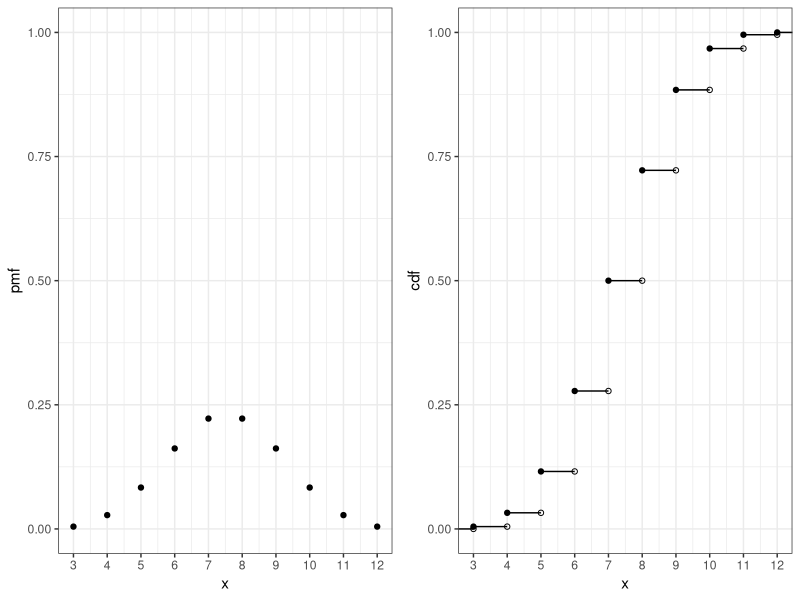
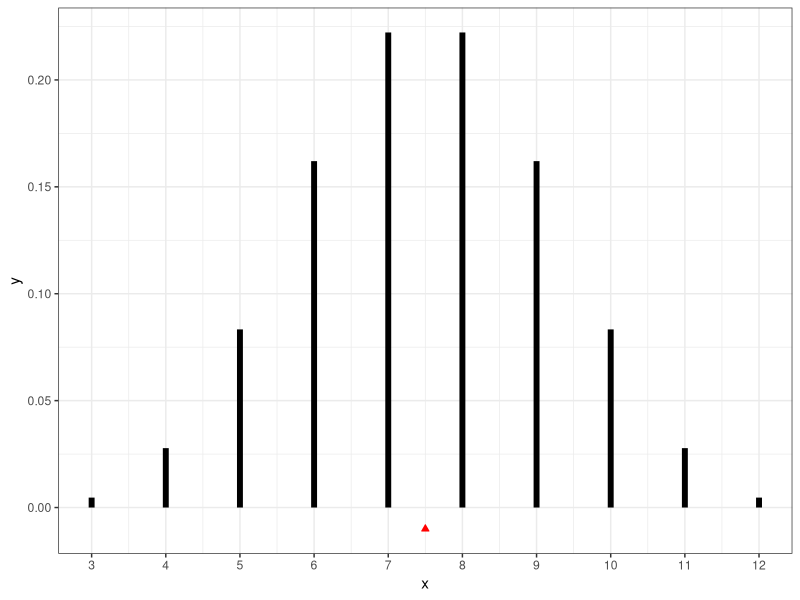
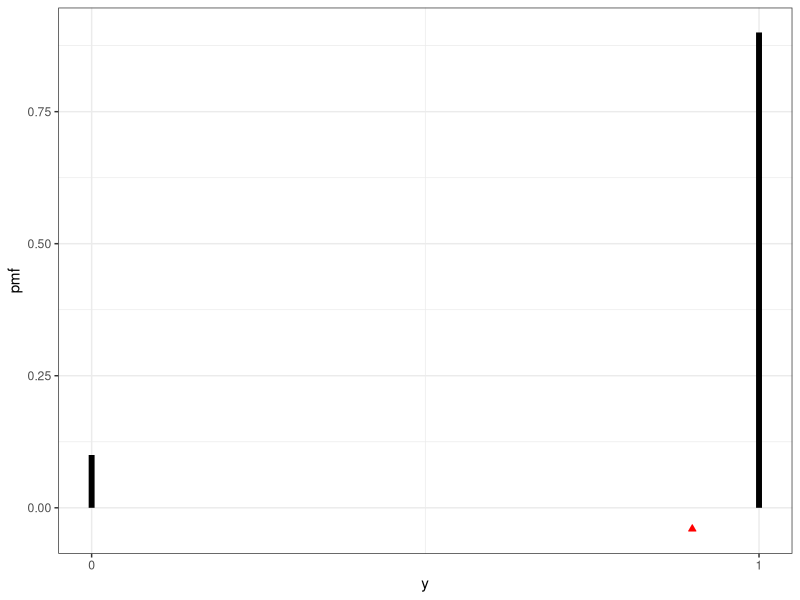
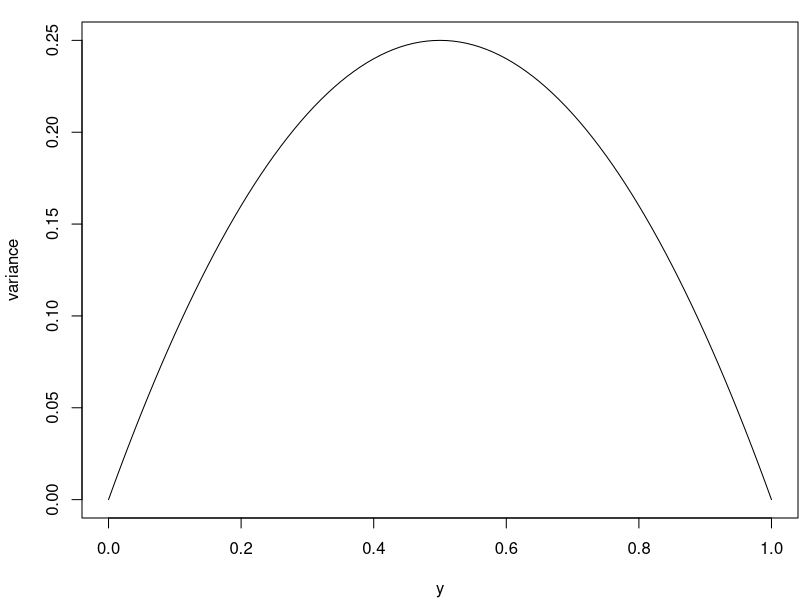
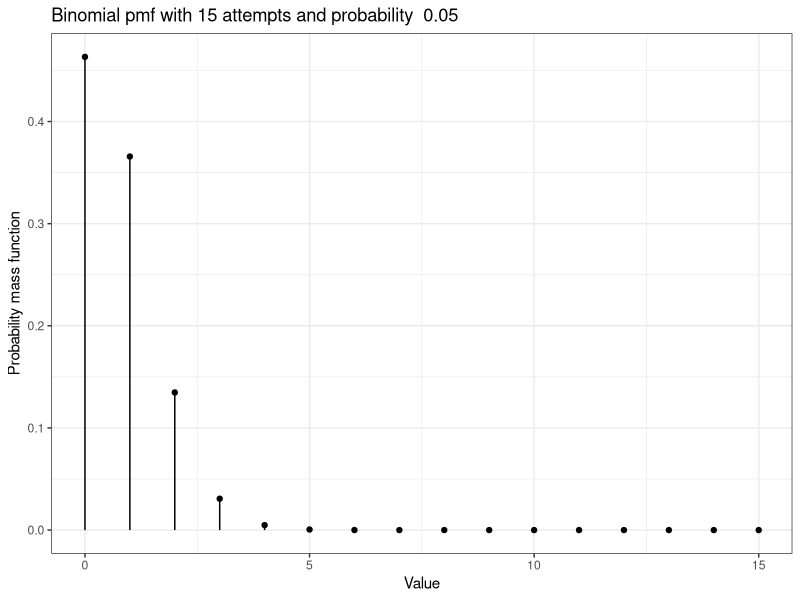
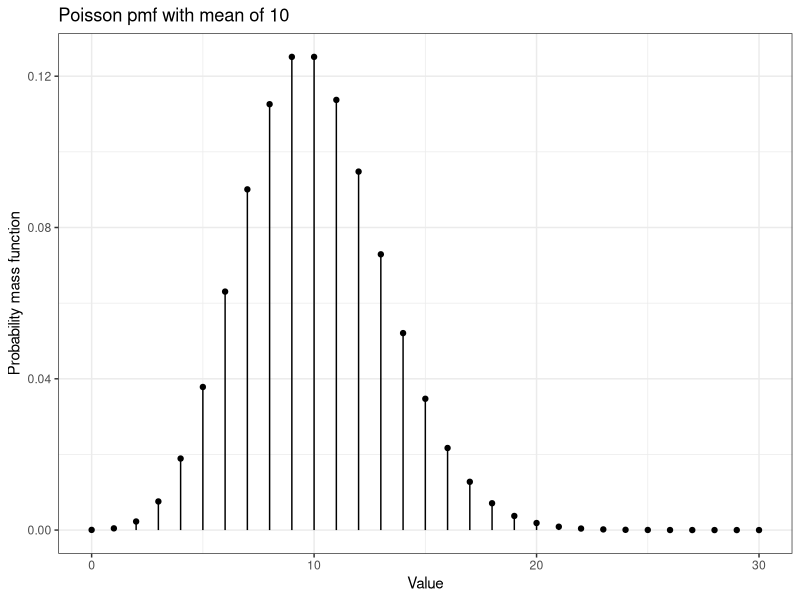
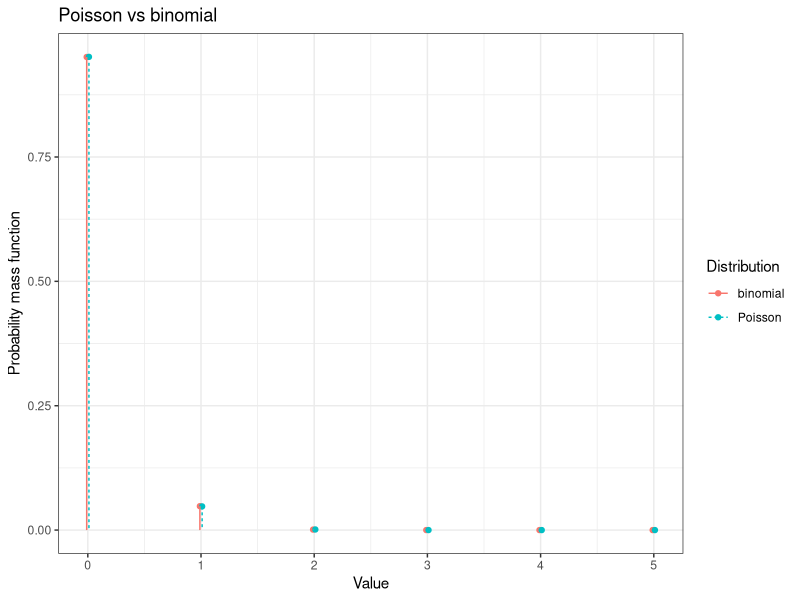

R code for these plots, in order:
## ----libraries, message=FALSE, warning=FALSE, cache=FALSE-------------------------------------------------------------
library(tidyverse)
library(gridExtra)


## ----set_seed---------------------------------------------------------------------------------------------------------
set.seed(2)


## ----dragonwood, echo=TRUE, tidy=FALSE--------------------------------------------------------------------------------
# Three dice
die   = c(1,2,2,3,3,4)
rolls = expand.grid(die1 = die, die2 = die, die3 = die)
sum   = rowSums(rolls); tsum = table(sum)
dragonwood3 = data.frame(x   = as.numeric(names(tsum)),
                         pmf = as.numeric(table(sum)/length(sum))) %>%
	mutate(cdf = cumsum(pmf))


## ----dragonwood_probability_table, dependson='dragonwood', echo = FALSE-----------------------------------------------
knitr::kable(dragonwood3, col.names = c("$x$","$P(X=x)$","$P(X\\le x)$"),
             escape = FALSE,
             digits = c(0,3,3), "latex")


## ----dragonwood_plots, dependson='dragonwood', fig.width=9------------------------------------------------------------
g_pmf = ggplot(dragonwood3, aes(x=x, y=pmf)) +
	geom_point() +
	scale_x_continuous(breaks=3:12) +
	ylim(0,1) +
  theme_bw()

# set  up cdf plot
cdf = bind_rows(data.frame(x=2,pmf=0,cdf=0), dragonwood3) %>%
	mutate(xend = c(x[-1],13))


g_cdf = ggplot(cdf, aes(x=x, y=cdf, xend=xend, yend=cdf)) +
	#      geom_vline(aes(xintercept=x), linetype=2, color="grey") +
	geom_point() +  # Solid points to left
	geom_point(aes(x=xend, y=cdf), shape=1) +  # Open points to right
	geom_segment() +
	scale_x_continuous(breaks=3:12) +
	coord_cartesian(xlim=c(3,12)) +
  theme_bw()

grid.arrange(g_pmf,g_cdf, nrow=1)


## ----dragonwood_expectation, dependson='dragonwood', echo=TRUE--------------------------------------------------------
expectation = with(dragonwood3, sum(x*pmf))
expectation


## ----dragonwood_center_of_gravity, dependson='dragonwood_expectation', fig.height=2-----------------------------------
ggplot(dragonwood3 %>% mutate(y=0), aes(x=x, xend=x, y=y, yend=pmf)) +
	geom_segment(linewidth = 2) +
  geom_point(data = data.frame(x=7.5,y=-0.01,pmf=0), aes(x,y), shape=24, color='red', fill='red') +
	scale_x_continuous(breaks=3:12) +
  theme_bw()


## ----biased_coin, fig.height=3, fig.width = 8, out.width = "0.6\\textwidth", fig.align="left"-------------------------
d = data.frame(x=c(0,1), pmf=c(0.1,0.9))

ggplot(d %>% mutate(y=0), aes(x=x, xend=x, y=y, yend=pmf)) +
	geom_segment(linewidth = 2) +
  geom_point(data = data.frame(x=0.9,y=-0.04,pmf=0), aes(x,y), shape=24, color='red', fill='red') +
	scale_x_continuous(breaks=0:1) +
	labs(x='y', y='pmf') +
  theme_bw()


## ----dragonwood_variance, dependson='dragonwood_expectation', echo=TRUE-----------------------------------------------
variance = with(dragonwood3, sum((x-expectation)^2*pmf))
variance


## ----dragonwood_standard_deviation, dependson='dragonwood_variance', echo=TRUE----------------------------------------
sqrt(variance)


## ----biased_coin_variance, fig.height=3, fig.width = 8, out.width="0.6\\textwidth", fig.align="left"------------------
opar = par(mar=c(4,4,1,0)+.1)
variance = function(p) p*(1-p)
curve(variance, xlab='y', ylab='variance')
par(opar)


## ----binomial_pmf-----------------------------------------------------------------------------------------------------
n = 15
p = 0.05
d <- data.frame(x = 0:n) %>%
  dplyr::mutate(pmf = dbinom(x, n, p))

ggplot(d, aes(x, pmf, yend = 0, xend = x)) +
  geom_point() +
  geom_segment() +
  labs(title = paste("Binomial pmf with", n, "attempts and probability ", p),
        x = "Value", y="Probability mass function") +
  theme_bw()


## ----component_failure_rate,echo=TRUE---------------------------------------------------------------------------------
n <- 15
p <- 0.05
choose(15,2)
dbinom(2,n,p)           # P(Y=2)
pbinom(2,n,p)           # P(Y<=2)
1-pbinom(3,n,p)         # P(Y>3)
sum(dbinom(c(2,3),n,p)) # P(1<Y<4) = P(Y=2)+P(Y=3)


## ----poisson_pmf------------------------------------------------------------------------------------------------------
lambda <- 10
n = 30
d <- data.frame(x = 0:n) %>%
  dplyr::mutate(pmf = dpois(x, lambda))

ggplot(d, aes(x, pmf, yend = 0, xend = x)) +
  geom_point() +
  geom_segment() +
  labs(title = paste("Poisson pmf with mean of", lambda),
        x = "Value", y="Probability mass function") +
  theme_bw()


## ----echo=TRUE--------------------------------------------------------------------------------------------------------
# Using pmf
1-sum(dpois(0:8, lambda=10))
# Using cdf
1-ppois(8, lambda=10)


## ----echo=TRUE--------------------------------------------------------------------------------------------------------
# Using pmf
1-sum(dpois(0:16, lambda=20))
# Using cdf
1-ppois(16, lambda=20)


## ----poisson_vs_binomial, fig.width=8---------------------------------------------------------------------------------
n = 5
p = 0.01
e = 0.01
d = data.frame(x = 0:n) %>%
  dplyr::mutate(binomial = dbinom(x, n, p),
                Poisson = dpois(x, n*p)) %>%
  tidyr::gather("Distribution","pmf", binomial, Poisson) %>%
  dplyr::mutate(x = x-e + 2*e*(Distribution == "Poisson"))

ggplot(d, aes(x=x, y = pmf, yend = 0, xend = x,
              color = Distribution, linetype = Distribution)) +
  geom_point() +
  geom_segment() +
  labs(title = "Poisson vs binomial", x = "Value",
       y = "Probability mass function") +
  theme_bw()


## ----typo_binomial, echo=TRUE-----------------------------------------------------------------------------------------
n = 1000; p = 0.002
dbinom(0, size=n, prob=p)


## ----typo_poisson, echo=TRUE, dependson='typo_binomial'---------------------------------------------------------------
dpois(0, lambda = n*p)
